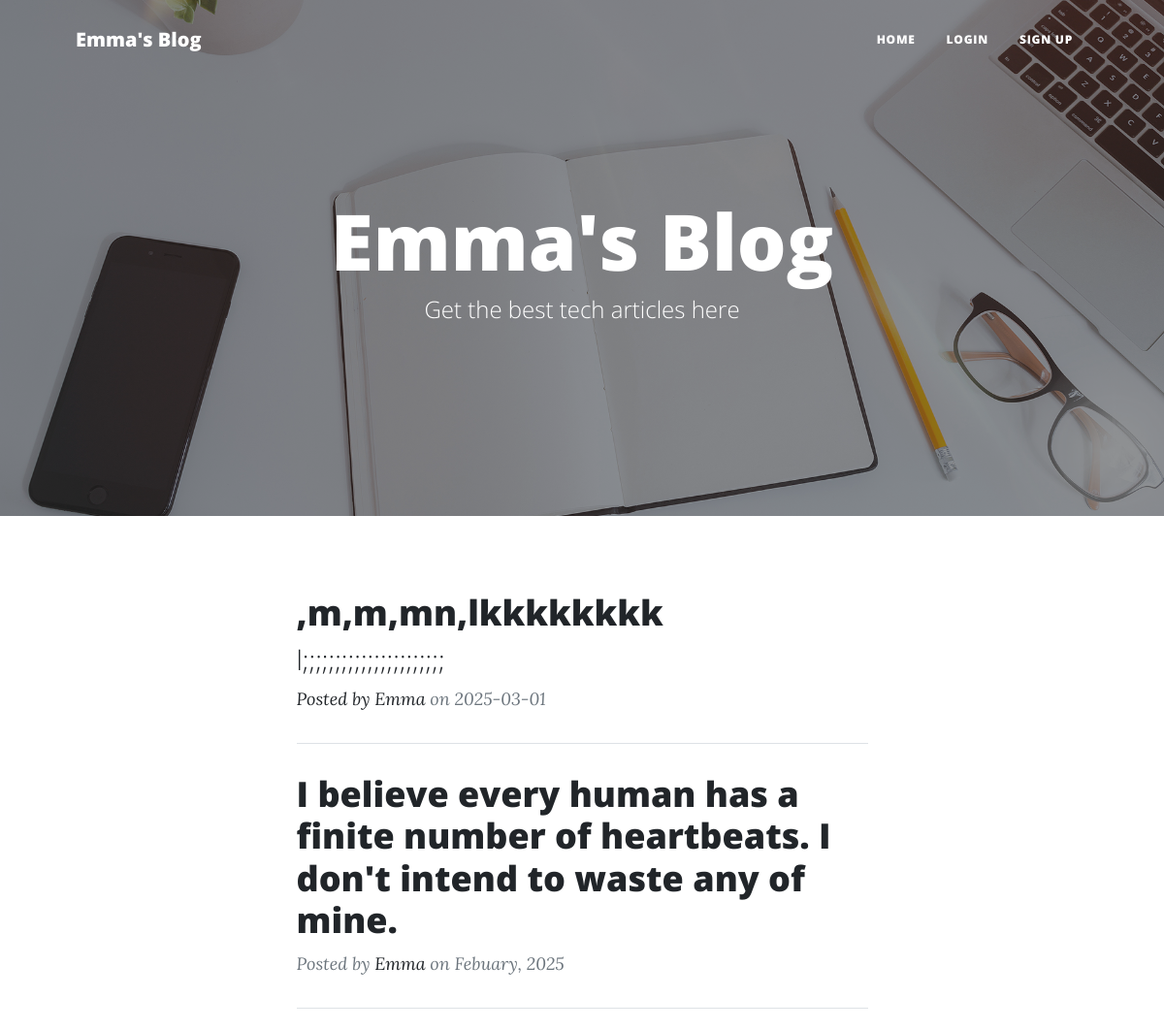
Before: / (upper part) with the older database file.
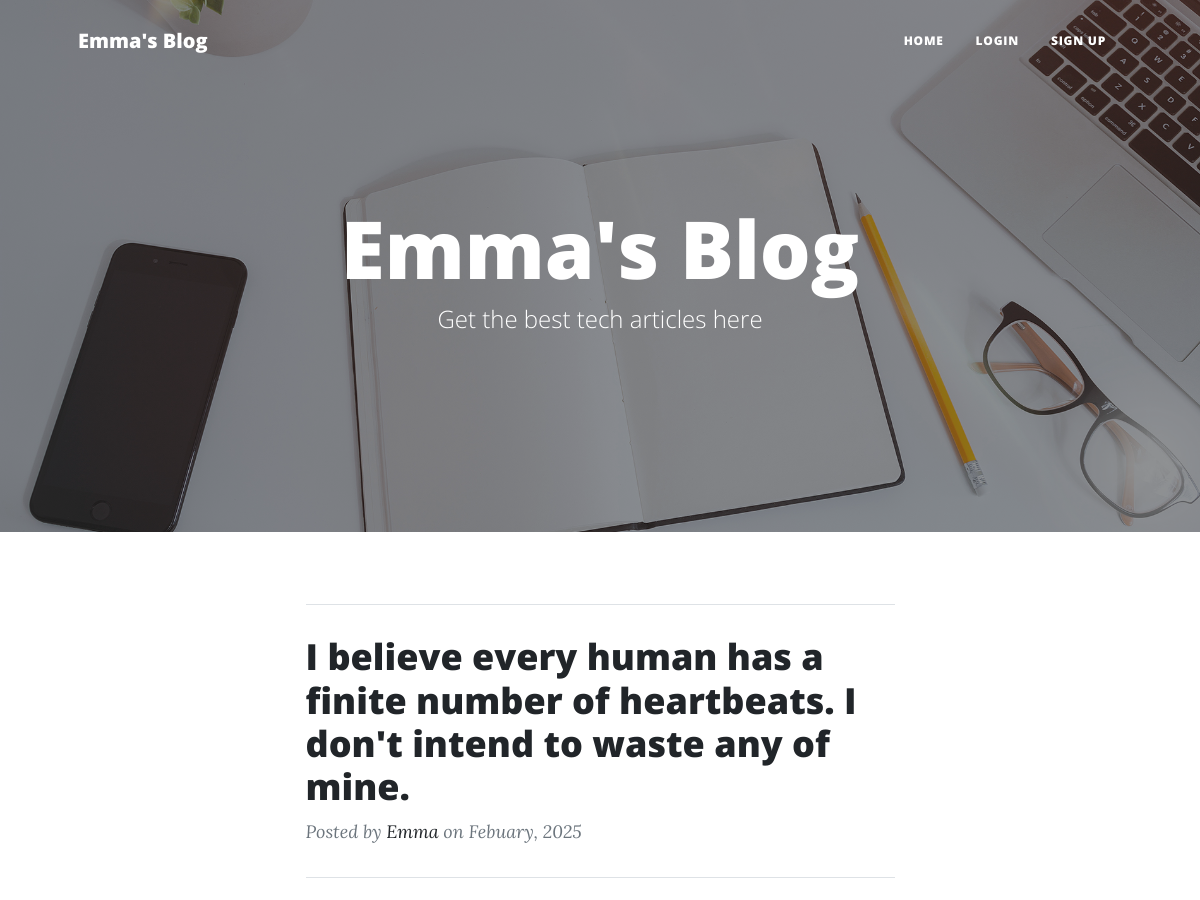
After: the same page with the newer database file.
### app.py (models this page shows)
class Posts(db.Model):
    __tablename__ = 'posts'
    id = db.Column(db.Integer, primary_key=True, autoincrement=True)
    user_id = db.Column(db.Integer, db.ForeignKey('user.id'), nullable=False)
    title = db.Column(db.String(150), unique=False, nullable=False)
    subtitle = db.Column(db.String(250), unique=False, nullable=False)
    image_url = db.Column(db.String(250), unique=False, nullable=False)
    blog_content= db.Column(db.Text, unique=False, nullable=False)
    created_at = db.Column(db.DateTime, default=datetime.utcnow)

class User(db.Model, UserMixin):
    __tablename__ = 'user'
    id = db.Column(db.Integer, primary_key=True, autoincrement=True)
    name = db.Column(db.String(250), unique=False, nullable=False)
    email= db.Column(db.String(200),  unique=False, nullable=False)
    password=db.Column(db.String(250), unique=False, nullable=False)
    posts = db.relationship('Posts', backref='author', lazy=True)

### app.py (the view)
@app.route('/')
def home_page():
    all_post = Posts.query.all()
    current_year = datetime.now()
    current_year =current_year.strftime("%B %d, %Y")
    return render_template('index.html', posts =all_post, year= current_year)

### templates/index.html (shortened to what this page needs)
<!DOCTYPE html>
<html lang="en">
    <head>
        <link href="static/styles.css" rel="stylesheet" />
    </head>
    <body>
       {% include 'header.html' %}
<header class="masthead" style="background-image: url('static/img/home-bg.jpg')">
    <div class="container position-relative px-4 px-lg-5">
        <div class="row gx-4 gx-lg-5 justify-content-center">
            <div class="col-md-10 col-lg-8 col-xl-7">
                <div class="site-heading">
                    <h1>Emma's Blog</h1>
                    <span class="subheading">Get the best tech articles here</span>
                </div>
            </div>
        </div>
    </div>
</header>
        <div class="container px-4 px-lg-5">
            <div class="row gx-4 gx-lg-5 justify-content-center">
                <div class="col-md-10 col-lg-8 col-xl-7">
                     {% for post in posts %}
                    <div class="post-preview">
                            <a href="{{url_for('full_post', post_id=post.id)}}">
                                <h2 class="post-title">{{post.title}}</h2>
                                <h3 class="post-subtitle">{{post.subtitle}}</h3>
                        <p class="post-meta">
                            Posted by
                            <a href="#!"> {{post.author.name}} </a>
                           on {{post.created_at.strftime('%Y-%m-%d')}}
                        </p>
                    </div>
                    {% endfor %}
                    <hr class="my-4" />
                    <div class="post-preview">
                        <a href="post.html">
                            <h2 class="post-title">I believe every human has a finite number of heartbeats. I don't intend to waste any of mine.</h2></a>
                        <p class="post-meta">
                            Posted by
                            <a href="#!">Emma</a>
                            on Febuary, 2025
                        </p>
                    </div>
                    <hr class="my-4" />
                </div>
            </div>
        </div>
        {% include 'footer.html' %}
    </body>
</html>

### templates/header.html (shortened to what this page needs)
<!DOCTYPE html>
<html lang="en">
    <head>
        <link href="https://cdn.jsdelivr.net/npm/bootstrap@5.3.3/dist/css/bootstrap.min.css" rel="stylesheet">
        <link href="static/styles.css" rel="stylesheet" />
    </head>
<body>
 <nav class="navbar navbar-expand-lg navbar-light" id="mainNav">
    <div class="container px-4 px-lg-5">
        <a class="navbar-brand" href="index.html">Emma's Blog</a>
        <div class="collapse navbar-collapse" id="navbarResponsive">
            <ul class="navbar-nav ms-auto py-4 py-lg-0">
            {% if current_user.is_authenticated %}
                <li class="nav-item"><a class="nav-link px-lg-3 py-3 py-lg-4" href="{{url_for ('home_page')}}">Home</a></li>
                <li class="nav-item"><a class="nav-link px-lg-3 py-3 py-lg-4" href="{{url_for ('contact_page')}}">Contact</a></li>
                <li class="nav-item"><a class="nav-link px-lg-3 py-3 py-lg-4" href="{{url_for ('about_page')}}">About</a></li>
                <li class="nav-item"><a class="nav-link px-lg-3 py-3 py-lg-4" href="{{url_for ('create_post')}}">Post</a></li>
                <li class="nav-item"><a class="nav-link px-lg-3 py-3 py-lg-4" href="{{url_for ('logout')}}">Logout</a></li>
            {% else %}
                <li class="nav-item"><a class="nav-link px-lg-3 py-3 py-lg-4" href="{{url_for ('home_page')}}">Home</a></li>
                <li class="nav-item"><a class="nav-link px-lg-3 py-3 py-lg-4" href="{{url_for ('login_page')}}">Login</a></li>
                <li class="nav-item"><a class="nav-link px-lg-3 py-3 py-lg-4" href="{{url_for ('register')}}">Sign Up</a></li>
            {% endif %}
            </ul>
        </div>
    </div>
</nav>
</body>
</html>

### templates/footer.html (shortened to what this page needs)
<!DOCTYPE html>
<html lang="en">
    <head>
        <link href="static/styles.css" rel="stylesheet" />
    </head>
<body>
</body>
</html>

Changed rows visible on the page:
removed Posts: title ",m,m,mn,lkkkkkkkk", subtitle "l;;;;;;;;;;;;;;;;;;;;;;", author.name "Emma", created_at "2025-03-01"
